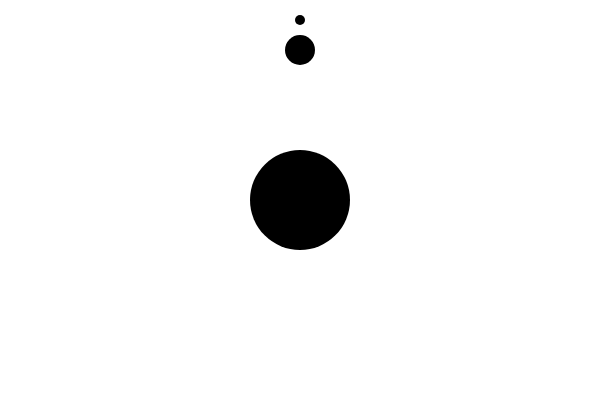
Frame 1 (no input)
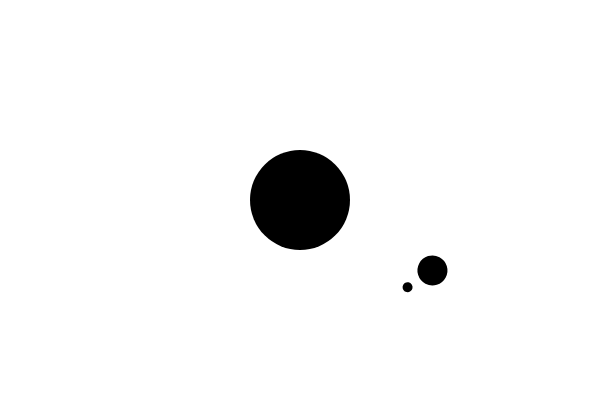
Frame 60 (no input)
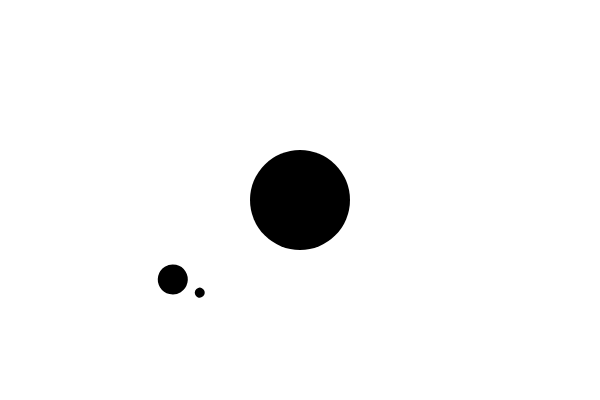
Frame 120 (the mouse pressed at the canvas centre since frame 60)

The p5.js sketch that drew these frames (run headless with seeded random() and noise() and a simulated clock; from frame 60 on, the mouse is pressed at the canvas centre):

// p5.js sketch
// ── sketch.js
var r1, r2, speed1, speed2;

function setup() {
  createCanvas(600, 400);
  noStroke();
  ellipseMode(CENTER);
  r1 = 0;
  r2 = 0;
  speed1 = 2;
  speed2 = 4;
}

function draw() {
  background(255);
  fill(0);
  
  push();
  translate(width/2, height/2);
  rotate(radians(r1));
  ellipse(0, -150, 30, 30);
  translate(0, -150);
  rotate(radians(-r1));
  rotate(radians(r2));
  ellipse(0, -30, 10, 10);
  pop();
  
  fill(0);
  ellipse(width/2, height/2, 100, 100);
  
  r1 = r1 + speed1;
  r2 = r2 + speed2;
}
